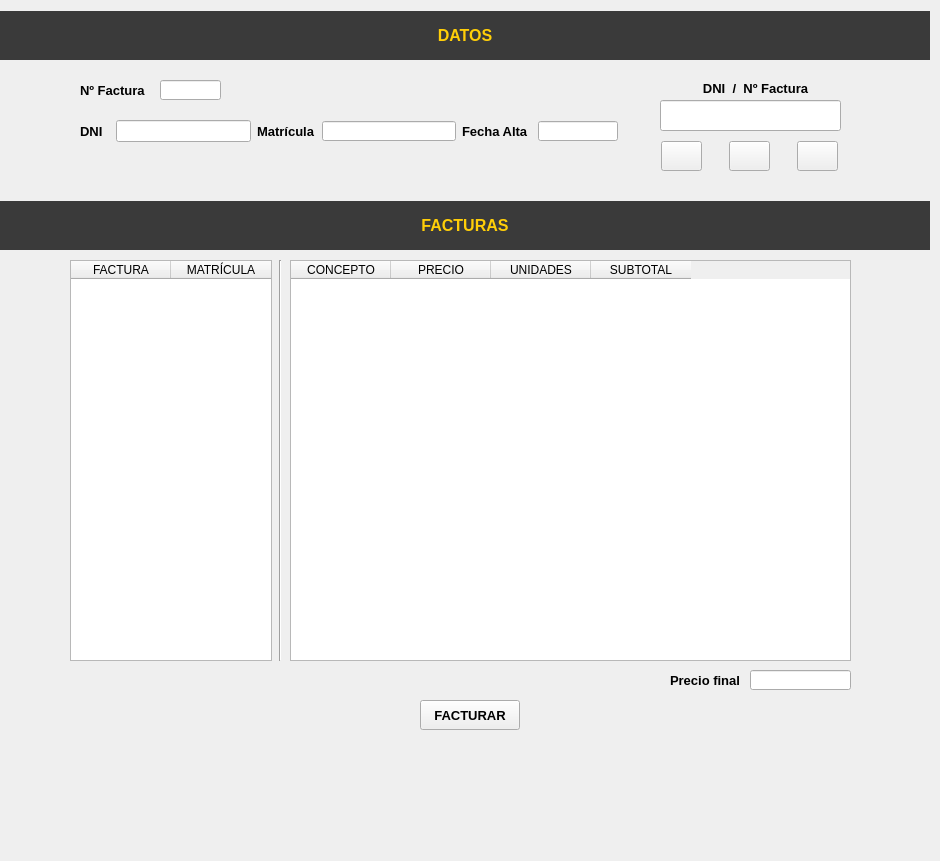
    <widget class="QWidget" name="tab_2">
     <attribute name="title">
      <string>Facturación</string>
     </attribute>
     <widget class="QPushButton" name="btnFacturar">
      <property name="geometry">
       <rect>
        <x>420</x>
        <y>700</y>
        <width>100</width>
        <height>30</height>
       </rect>
      </property>
      <property name="maximumSize">
       <size>
        <width>100</width>
        <height>30</height>
       </size>
      </property>
      <property name="font">
       <font>
        <pointsize>10</pointsize>
        <weight>75</weight>
        <bold>true</bold>
       </font>
      </property>
      <property name="text">
       <string>FACTURAR</string>
      </property>
     </widget>
     <widget class="QLabel" name="label_17">
      <property name="geometry">
       <rect>
        <x>10</x>
        <y>60</y>
        <width>47</width>
        <height>141</height>
       </rect>
      </property>
      <property name="maximumSize">
       <size>
        <width>50</width>
        <height>150</height>
       </size>
      </property>
      <property name="text">
       <string/>
      </property>
      <property name="pixmap">
       <pixmap>../img/decoraciones/cadena.png</pixmap>
      </property>
      <property name="scaledContents">
       <bool>true</bool>
      </property>
     </widget>
     <widget class="QLabel" name="label_18">
      <property name="geometry">
       <rect>
        <x>860</x>
        <y>60</y>
        <width>47</width>
        <height>141</height>
       </rect>
      </property>
      <property name="maximumSize">
       <size>
        <width>50</width>
        <height>150</height>
       </size>
      </property>
      <property name="text">
       <string/>
      </property>
      <property name="pixmap">
       <pixmap>../img/decoraciones/cadena.png</pixmap>
      </property>
      <property name="scaledContents">
       <bool>true</bool>
      </property>
     </widget>
     <widget class="QWidget" name="layoutWidget_4">
      <property name="geometry">
       <rect>
        <x>0</x>
        <y>10</y>
        <width>931</width>
        <height>51</height>
       </rect>
      </property>
      <layout class="QHBoxLayout" name="horizontalLayout_11">
       <property name="spacing">
        <number>0</number>
       </property>
       <item>
        <widget class="QLabel" name="label_19">
         <property name="maximumSize">
          <size>
           <width>330</width>
           <height>49</height>
          </size>
         </property>
         <property name="styleSheet">
          <string notr="true">background-color: rgb(58, 58, 58);</string>
         </property>
         <property name="text">
          <string/>
         </property>
         <property name="pixmap">
          <pixmap>../img/decoraciones/llamaradas.png</pixmap>
         </property>
         <property name="scaledContents">
          <bool>true</bool>
         </property>
        </widget>
       </item>
       <item>
        <widget class="QLabel" name="lblDatos">
         <property name="minimumSize">
          <size>
           <width>150</width>
           <height>20</height>
          </size>
         </property>
         <property name="maximumSize">
          <size>
           <width>270</width>
           <height>49</height>
          </size>
         </property>
         <property name="font">
          <font>
           <pointsize>12</pointsize>
           <weight>75</weight>
           <bold>true</bold>
          </font>
         </property>
         <property name="styleSheet">
          <string notr="true">color: rgb(255, 206, 8);
background-color: rgb(58, 58, 58);</string>
         </property>
         <property name="frameShape">
          <enum>QFrame::NoFrame</enum>
         </property>
         <property name="text">
          <string>DATOS</string>
         </property>
         <property name="alignment">
          <set>Qt::AlignCenter</set>
         </property>
        </widget>
       </item>
       <item>
        <widget class="QLabel" name="label_20">
         <property name="maximumSize">
          <size>
           <width>330</width>
           <height>49</height>
          </size>
         </property>
         <property name="styleSheet">
          <string notr="true">background-color: rgb(58, 58, 58);</string>
         </property>
         <property name="text">
          <string/>
         </property>
         <property name="pixmap">
          <pixmap>../img/decoraciones/llamaradas2.png</pixmap>
         </property>
         <property name="scaledContents">
          <bool>true</bool>
         </property>
        </widget>
       </item>
      </layout>
     </widget>
     <widget class="QWidget" name="layoutWidget_8">
      <property name="geometry">
       <rect>
        <x>0</x>
        <y>200</y>
        <width>931</width>
        <height>51</height>
       </rect>
      </property>
      <layout class="QHBoxLayout" name="horizontalLayout_12">
       <property name="spacing">
        <number>0</number>
       </property>
       <item>
        <widget class="QLabel" name="label_21">
         <property name="maximumSize">
          <size>
           <width>330</width>
           <height>49</height>
          </size>
         </property>
         <property name="styleSheet">
          <string notr="true">background-color: rgb(58, 58, 58);</string>
         </property>
         <property name="text">
          <string/>
         </property>
         <property name="pixmap">
          <pixmap>../img/decoraciones/llamaradas.png</pixmap>
         </property>
         <property name="scaledContents">
          <bool>true</bool>
         </property>
        </widget>
       </item>
       <item>
        <widget class="QLabel" name="lblFacturas">
         <property name="minimumSize">
          <size>
           <width>150</width>
           <height>20</height>
          </size>
         </property>
         <property name="maximumSize">
          <size>
           <width>270</width>
           <height>49</height>
          </size>
         </property>
         <property name="font">
          <font>
           <pointsize>12</pointsize>
           <weight>75</weight>
           <bold>true</bold>
          </font>
         </property>
         <property name="styleSheet">
          <string notr="true">background-color: rgb(58, 58, 58);
color: rgb(255, 206, 8);</string>
         </property>
         <property name="text">
          <string>FACTURAS</string>
         </property>
         <property name="alignment">
          <set>Qt::AlignCenter</set>
         </property>
        </widget>
       </item>
       <item>
        <widget class="QLabel" name="label_22">
         <property name="minimumSize">
          <size>
           <width>0</width>
           <height>0</height>
          </size>
         </property>
         <property name="maximumSize">
          <size>
           <width>330</width>
           <height>49</height>
          </size>
         </property>
         <property name="styleSheet">
          <string notr="true">background-color: rgb(58, 58, 58);</string>
         </property>
         <property name="text">
          <string/>
         </property>
         <property name="pixmap">
          <pixmap>../img/decoraciones/llamaradas2.png</pixmap>
         </property>
         <property name="scaledContents">
          <bool>true</bool>
         </property>
        </widget>
       </item>
      </layout>
     </widget>
     <widget class="QWidget" name="layoutWidget_9">
      <property name="geometry">
       <rect>
        <x>10</x>
        <y>250</y>
        <width>52</width>
        <height>602</height>
       </rect>
      </property>
      <layout class="QVBoxLayout" name="verticalLayout_3">
       <property name="spacing">
        <number>0</number>
       </property>
       <item>
        <widget class="QLabel" name="label_23">
         <property name="maximumSize">
          <size>
           <width>50</width>
           <height>150</height>
          </size>
         </property>
         <property name="text">
          <string/>
         </property>
         <property name="pixmap">
          <pixmap>../img/decoraciones/cadena.png</pixmap>
         </property>
         <property name="scaledContents">
          <bool>true</bool>
         </property>
        </widget>
       </item>
       <item>
        <widget class="QLabel" name="label_24">
         <property name="maximumSize">
          <size>
           <width>50</width>
           <height>150</height>
          </size>
         </property>
         <property name="text">
          <string/>
         </property>
         <property name="pixmap">
          <pixmap>../img/decoraciones/cadena.png</pixmap>
         </property>
         <property name="scaledContents">
          <bool>true</bool>
         </property>
        </widget>
       </item>
       <item>
        <widget class="QLabel" name="label_25">
         <property name="maximumSize">
          <size>
           <width>50</width>
           <height>150</height>
          </size>
         </property>
         <property name="text">
          <string/>
         </property>
         <property name="pixmap">
          <pixmap>../img/decoraciones/cadena.png</pixmap>
         </property>
         <property name="scaledContents">
          <bool>true</bool>
         </property>
        </widget>
       </item>
       <item>
        <widget class="QLabel" name="label_26">
         <property name="maximumSize">
          <size>
           <width>50</width>
           <height>150</height>
          </size>
         </property>
         <property name="text">
          <string/>
         </property>
         <property name="pixmap">
          <pixmap>../img/decoraciones/cadena.png</pixmap>
         </property>
         <property name="scaledContents">
          <bool>true</bool>
         </property>
        </widget>
       </item>
      </layout>
     </widget>
     <widget class="QWidget" name="layoutWidget_10">
      <property name="geometry">
       <rect>
        <x>860</x>
        <y>250</y>
        <width>52</width>
        <height>602</height>
       </rect>
      </property>
      <layout class="QVBoxLayout" name="verticalLayout_4">
       <property name="spacing">
        <number>0</number>
       </property>
       <item>
        <widget class="QLabel" name="label_27">
         <property name="maximumSize">
          <size>
           <width>50</width>
           <height>150</height>
          </size>
         </property>
         <property name="text">
          <string/>
         </property>
         <property name="pixmap">
          <pixmap>../img/decoraciones/cadena.png</pixmap>
         </property>
         <property name="scaledContents">
          <bool>true</bool>
         </property>
        </widget>
       </item>
       <item>
        <widget class="QLabel" name="label_28">
         <property name="maximumSize">
          <size>
           <width>50</width>
           <height>150</height>
          </size>
         </property>
         <property name="text">
          <string/>
         </property>
         <property name="pixmap">
          <pixmap>../img/decoraciones/cadena.png</pixmap>
         </property>
         <property name="scaledContents">
          <bool>true</bool>
         </property>
        </widget>
       </item>
       <item>
        <widget class="QLabel" name="label_29">
         <property name="maximumSize">
          <size>
           <width>50</width>
           <height>150</height>
          </size>
         </property>
         <property name="text">
          <string/>
         </property>
         <property name="pixmap">
          <pixmap>../img/decoraciones/cadena.png</pixmap>
         </property>
         <property name="scaledContents">
          <bool>true</bool>
         </property>
        </widget>
       </item>
       <item>
        <widget class="QLabel" name="label_30">
         <property name="maximumSize">
          <size>
           <width>50</width>
           <height>150</height>
          </size>
         </property>
         <property name="text">
          <string/>
         </property>
         <property name="pixmap">
          <pixmap>../img/decoraciones/cadena.png</pixmap>
         </property>
         <property name="scaledContents">
          <bool>true</bool>
         </property>
        </widget>
       </item>
      </layout>
     </widget>
     <widget class="QWidget" name="layoutWidget">
      <property name="geometry">
       <rect>
        <x>80</x>
        <y>120</y>
        <width>538</width>
        <height>22</height>
       </rect>
      </property>
      <layout class="QHBoxLayout" name="horizontalLayout_10">
       <item>
        <widget class="QLabel" name="lblDniCliFac">
         <property name="minimumSize">
          <size>
           <width>30</width>
           <height>20</height>
          </size>
         </property>
         <property name="maximumSize">
          <size>
           <width>30</width>
           <height>20</height>
          </size>
         </property>
         <property name="font">
          <font>
           <pointsize>10</pointsize>
           <weight>75</weight>
           <bold>true</bold>
          </font>
         </property>
         <property name="text">
          <string>DNI</string>
         </property>
        </widget>
       </item>
       <item>
        <widget class="QLineEdit" name="textBoxDniCliFac">
         <property name="readOnly">
          <bool>true</bool>
         </property>
        </widget>
       </item>
       <item>
        <widget class="QLabel" name="lblMatrFac">
         <property name="font">
          <font>
           <pointsize>10</pointsize>
           <weight>75</weight>
           <bold>true</bold>
          </font>
         </property>
         <property name="text">
          <string>Matrícula</string>
         </property>
        </widget>
       </item>
       <item>
        <widget class="QLineEdit" name="txtMatrFac">
         <property name="minimumSize">
          <size>
           <width>0</width>
           <height>20</height>
          </size>
         </property>
         <property name="maximumSize">
          <size>
           <width>16777215</width>
           <height>20</height>
          </size>
         </property>
         <property name="readOnly">
          <bool>true</bool>
         </property>
        </widget>
       </item>
       <item>
        <widget class="QLabel" name="lblFechaCliFac">
         <property name="minimumSize">
          <size>
           <width>70</width>
           <height>20</height>
          </size>
         </property>
         <property name="maximumSize">
          <size>
           <width>70</width>
           <height>65</height>
          </size>
         </property>
         <property name="font">
          <font>
           <pointsize>10</pointsize>
           <weight>75</weight>
           <bold>true</bold>
          </font>
         </property>
         <property name="text">
          <string>Fecha Alta</string>
         </property>
        </widget>
       </item>
       <item>
        <widget class="QLineEdit" name="txtFechaCliFac">
         <property name="minimumSize">
          <size>
           <width>80</width>
           <height>20</height>
          </size>
         </property>
         <property name="maximumSize">
          <size>
           <width>80</width>
           <height>20</height>
          </size>
         </property>
         <property name="readOnly">
          <bool>true</bool>
         </property>
        </widget>
       </item>
      </layout>
     </widget>
     <widget class="QTableWidget" name="tabFac">
      <property name="enabled">
       <bool>true</bool>
      </property>
      <property name="geometry">
       <rect>
        <x>70</x>
        <y>260</y>
        <width>202</width>
        <height>401</height>
       </rect>
      </property>
      <property name="minimumSize">
       <size>
        <width>202</width>
        <height>401</height>
       </size>
      </property>
      <property name="maximumSize">
       <size>
        <width>202</width>
        <height>401</height>
       </size>
      </property>
      <property name="editTriggers">
       <set>QAbstractItemView::NoEditTriggers</set>
      </property>
      <property name="selectionBehavior">
       <enum>QAbstractItemView::SelectRows</enum>
      </property>
      <column>
       <property name="text">
        <string>FACTURA</string>
       </property>
      </column>
      <column>
       <property name="text">
        <string>MATRÍCULA</string>
       </property>
      </column>
     </widget>
     <widget class="QLineEdit" name="txtBucarFac">
      <property name="geometry">
       <rect>
        <x>660</x>
        <y>100</y>
        <width>181</width>
        <height>31</height>
       </rect>
      </property>
      <property name="inputMask">
       <string/>
      </property>
      <property name="text">
       <string/>
      </property>
     </widget>
     <widget class="QLabel" name="label_31">
      <property name="geometry">
       <rect>
        <x>680</x>
        <y>80</y>
        <width>151</width>
        <height>16</height>
       </rect>
      </property>
      <property name="font">
       <font>
        <pointsize>10</pointsize>
        <weight>75</weight>
        <bold>true</bold>
       </font>
      </property>
      <property name="text">
       <string>DNI  /  Nº Factura</string>
      </property>
      <property name="alignment">
       <set>Qt::AlignCenter</set>
      </property>
     </widget>
     <widget class="QTableWidget" name="tabVentas">
      <property name="enabled">
       <bool>true</bool>
      </property>
      <property name="geometry">
       <rect>
        <x>290</x>
        <y>260</y>
        <width>561</width>
        <height>401</height>
       </rect>
      </property>
      <property name="minimumSize">
       <size>
        <width>0</width>
        <height>0</height>
       </size>
      </property>
      <property name="maximumSize">
       <size>
        <width>16777215</width>
        <height>16777215</height>
       </size>
      </property>
      <property name="editTriggers">
       <set>QAbstractItemView::NoEditTriggers</set>
      </property>
      <property name="selectionBehavior">
       <enum>QAbstractItemView::SelectRows</enum>
      </property>
      <column>
       <property name="text">
        <string>CONCEPTO</string>
       </property>
      </column>
      <column>
       <property name="text">
        <string>PRECIO</string>
       </property>
      </column>
      <column>
       <property name="text">
        <string>UNIDADES</string>
       </property>
      </column>
      <column>
       <property name="text">
        <string>SUBTOTAL</string>
       </property>
      </column>
     </widget>
     <widget class="QLabel" name="label_32">
      <property name="geometry">
       <rect>
        <x>670</x>
        <y>670</y>
        <width>71</width>
        <height>21</height>
       </rect>
      </property>
      <property name="font">
       <font>
        <pointsize>10</pointsize>
        <weight>75</weight>
        <bold>true</bold>
       </font>
      </property>
      <property name="text">
       <string>Precio final</string>
      </property>
     </widget>
     <widget class="QLineEdit" name="lineEdit">
      <property name="geometry">
       <rect>
        <x>750</x>
        <y>670</y>
        <width>101</width>
        <height>20</height>
       </rect>
      </property>
      <property name="readOnly">
       <bool>true</bool>
      </property>
     </widget>
     <widget class="Line" name="line">
      <property name="geometry">
       <rect>
        <x>270</x>
        <y>260</y>
        <width>20</width>
        <height>401</height>
       </rect>
      </property>
      <property name="orientation">
       <enum>Qt::Vertical</enum>
      </property>
     </widget>
     <widget class="QWidget" name="layoutWidget">
      <property name="geometry">
       <rect>
        <x>640</x>
        <y>140</y>
        <width>221</width>
        <height>32</height>
       </rect>
      </property>
      <layout class="QHBoxLayout" name="horizontalLayout_15">
       <item>
        <widget class="QPushButton" name="btnRecargaFac">
         <property name="minimumSize">
          <size>
           <width>41</width>
           <height>30</height>
          </size>
         </property>
         <property name="maximumSize">
          <size>
           <width>41</width>
           <height>30</height>
          </size>
         </property>
         <property name="font">
          <font>
           <pointsize>10</pointsize>
           <weight>75</weight>
           <bold>true</bold>
          </font>
         </property>
         <property name="text">
          <string/>
         </property>
         <property name="icon">
          <iconset>
           <normaloff>../img/recarga.png</normaloff>../img/recarga.png</iconset>
         </property>
        </widget>
       </item>
       <item>
        <widget class="QPushButton" name="btnBusqFac">
         <property name="minimumSize">
          <size>
           <width>41</width>
           <height>30</height>
          </size>
         </property>
         <property name="maximumSize">
          <size>
           <width>41</width>
           <height>30</height>
          </size>
         </property>
         <property name="font">
          <font>
           <pointsize>10</pointsize>
           <weight>75</weight>
           <bold>true</bold>
          </font>
         </property>
         <property name="text">
          <string/>
         </property>
         <property name="icon">
          <iconset>
           <normaloff>../img/buscar.png</normaloff>../img/buscar.png</iconset>
         </property>
        </widget>
       </item>
       <item>
        <widget class="QPushButton" name="btnImprimirFac">
         <property name="minimumSize">
          <size>
           <width>41</width>
           <height>30</height>
          </size>
         </property>
         <property name="maximumSize">
          <size>
           <width>41</width>
           <height>30</height>
          </size>
         </property>
         <property name="font">
          <font>
           <pointsize>10</pointsize>
           <weight>75</weight>
           <bold>true</bold>
          </font>
         </property>
         <property name="text">
          <string/>
         </property>
         <property name="icon">
          <iconset>
           <normaloff>../img/imprimir.png</normaloff>../img/imprimir.png</iconset>
         </property>
        </widget>
       </item>
      </layout>
     </widget>
     <widget class="QLabel" name="lblNumFac">
      <property name="geometry">
       <rect>
        <x>80</x>
        <y>80</y>
        <width>70</width>
        <height>20</height>
       </rect>
      </property>
      <property name="minimumSize">
       <size>
        <width>70</width>
        <height>20</height>
       </size>
      </property>
      <property name="maximumSize">
       <size>
        <width>70</width>
        <height>20</height>
       </size>
      </property>
      <property name="font">
       <font>
        <pointsize>10</pointsize>
        <weight>75</weight>
        <bold>true</bold>
       </font>
      </property>
      <property name="text">
       <string>Nº Factura</string>
      </property>
     </widget>
     <widget class="QLineEdit" name="txtNumFac">
      <property name="geometry">
       <rect>
        <x>160</x>
        <y>80</y>
        <width>61</width>
        <height>20</height>
       </rect>
      </property>
      <property name="minimumSize">
       <size>
        <width>61</width>
        <height>20</height>
       </size>
      </property>
      <property name="maximumSize">
       <size>
        <width>61</width>
        <height>20</height>
       </size>
      </property>
      <property name="readOnly">
       <bool>true</bool>
      </property>
     </widget>
    </widget>
